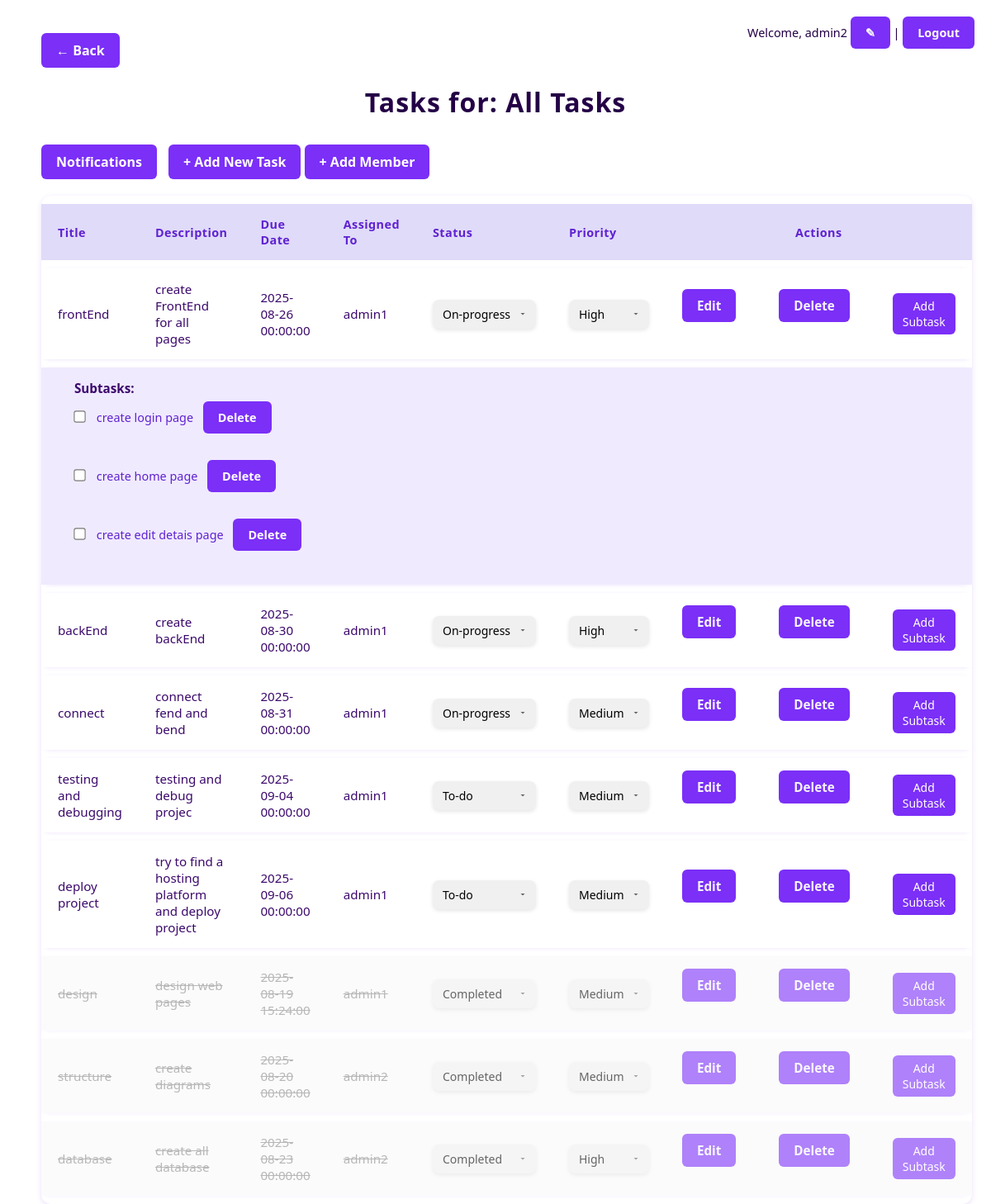
/ (signed in), run on the app's committed database.
### tables this page shows
CREATE TABLE `tasks` (
  `id` int(11) NOT NULL,
  `title` varchar(255) NOT NULL,
  `description` text DEFAULT NULL,
  `project_id` int(11) NOT NULL,
  `assigned_to` int(11) DEFAULT NULL,
  `user_id` int(11) NOT NULL,
  `status` enum('To-do','on-progress','completed') DEFAULT 'To-do',
  `priority` enum('Low','Medium','High') DEFAULT 'Medium',
  `due_date` datetime DEFAULT NULL,
  `created_at` timestamp NOT NULL DEFAULT current_timestamp(),
  `updated_at` timestamp NOT NULL DEFAULT current_timestamp() ON UPDATE current_timestamp(),
  `notified` tinyint(1) DEFAULT 0
);

CREATE TABLE `users` (
  `id` int(11) NOT NULL,
  `username` varchar(50) NOT NULL,
  `email` varchar(100) NOT NULL,
  `password` varchar(255) NOT NULL,
  `email_verified` tinyint(1) DEFAULT 0,
  `created_at` timestamp NOT NULL DEFAULT current_timestamp()
);

CREATE TABLE `subtasks` (
  `id` int(11) NOT NULL,
  `title` varchar(255) NOT NULL,
  `task_id` int(11) NOT NULL,
  `status` enum('To-do','completed') DEFAULT 'To-do',
  `created_at` timestamp NOT NULL DEFAULT current_timestamp()
);

### index.php (the view, shortened to what this page needs)
<?php
require 'db.php';
$user_id = $_SESSION['user_id'];
$project_id = isset($_GET['project_id']) ? (int) $_GET['project_id'] : 0;
$project_name = "All Tasks";
if ($project_id) {
    $sql = "SELECT t.*, u.username AS assigned_user
            FROM tasks t
            LEFT JOIN users u ON t.assigned_to = u.id
            WHERE t.project_id = $project_id
            ORDER BY CASE WHEN t.status='completed' THEN 1 ELSE 0 END, t.due_date ASC";
} else {
    $sql = "SELECT t.*, u.username AS assigned_user
            FROM tasks t
            LEFT JOIN users u ON t.assigned_to = u.id
            WHERE t.user_id = $user_id
            ORDER BY CASE WHEN t.status='completed' THEN 1 ELSE 0 END, t.due_date ASC";
}
$result = $conn->query($sql);
?>
<!DOCTYPE html>
<html>
<head>
    <link rel="stylesheet" href="style.css">
</head>
<body>
    <a href="javascript:history.back()" class="back-button">&#8592; Back</a>
    <div class="top-right">
        Welcome, <?php echo htmlspecialchars($_SESSION['username']); ?>
        <a href="edit_profile.php" title="Edit Profile">&#9998;</a> |
        <a href="logout.php">Logout</a>
    </div>
    <h1>Tasks for: <?php echo $project_name; ?></h1>
    <a href="notification.php" style="margin-right:10px;">Notifications</a>
    <a href="add_task.php?project_id=<?php echo $project_id; ?>">+ Add New Task</a>
    <a href="collab.php?project_id=<?php echo $project_id; ?>">+ Add Member</a>
    <table>
        <thead>
            <tr>
                <th>Title</th>
                <th>Description</th>
                <th>Due Date</th>
                <th>Assigned To</th>
                <th>Status</th>
                <th>Priority</th>
                <th colspan="3" style="text-align:center;">Actions</th>
            </tr>
        </thead>
        <tbody>
            <?php if ($result->num_rows === 0): ?>
                <tr>
                    <td colspan="9" style="text-align:center; padding:20px;">No tasks yet.</td>
                </tr>
            <?php else: ?>
                <?php while ($task = $result->fetch_assoc()): ?>
                    <tr class="task-row <?php echo ($task['status'] == 'completed') ? 'completed-task' : ''; ?>">
                        <td><?php echo htmlspecialchars($task['title']); ?></td>
                        <td><?php echo htmlspecialchars($task['description']); ?></td>
                        <td><?php echo htmlspecialchars($task['due_date']); ?></td>
                        <td><?php echo htmlspecialchars($task['assigned_user'] ?? 'Unassigned'); ?></td>
                        <td>
                            <select onchange="updateStatus(<?php echo $task['id']; ?>, this.value, this.closest('tr'))">
                                <option value="To-do" <?php echo ($task['status'] == 'To-do') ? 'selected' : ''; ?>>To-do</option>
                                <option value="on-progress" <?php echo ($task['status'] == 'on-progress') ? 'selected' : ''; ?>>
                                    On-progress</option>
                                <option value="completed" <?php echo ($task['status'] == 'completed') ? 'selected' : ''; ?>>
                                    Completed
                                </option>
                            </select>
                        </td>
                        <td>
                            <select onchange="updatePriority(<?php echo $task['id']; ?>, this.value)">
                                <option value="High" <?php echo ($task['priority'] == 'High') ? 'selected' : ''; ?>>High</option>
                                <option value="Medium" <?php echo ($task['priority'] == 'Medium') ? 'selected' : ''; ?>>Medium
                                </option>
                            </select>
                        </td>
                        <td><a href="edit_task.php?id=<?php echo $task['id']; ?>">Edit</a></td>
                        <td><a href="delete_task.php?id=<?php echo $task['id']; ?>"
                                onclick="return confirm('Delete this task?');">Delete</a></td>
                        <td><button class="toggleSubtaskBtn">Add Subtask</button></td>
                    </tr>
                    <?php
                    $task_id = $task['id'];
                    if ($task['status'] != 'completed') {
                        $subtask_sql = "SELECT * FROM subtasks WHERE task_id=$task_id ORDER BY created_at ASC";
                        $subtask_result = $conn->query($subtask_sql);
                        if ($subtask_result->num_rows > 0): ?>
                            <tr class="subtask-row" style="display:table-row;">
                                <td colspan="9" style="padding-left:40px; background:#f0eaff;">
                                    <strong>Subtasks:</strong>
                                    <ul>
                                        <?php while ($subtask = $subtask_result->fetch_assoc()):
                                            $checked = ($subtask['status'] == 'completed') ? "checked" : ""; ?>
                                            <li>
                                                <input type="checkbox" class="subtask-toggle"
                                                    data-subtask-id="<?php echo $subtask['id']; ?>" <?php echo $checked; ?>>
                                                <?php echo htmlspecialchars($subtask['title']); ?>
                                                <a href="delete_subtask.php?id=<?php echo $subtask['id']; ?>&task_id=<?php echo $task_id; ?>&project_id=<?php echo $project_id; ?>"
                                                    style="color:white; margin-left:8px;">Delete</a>
                                            </li>
                                        <?php endwhile; ?>
                                    </ul>
                                </td>
                            </tr>
                        <?php endif; ?>
                    <?php } ?>
                <?php endwhile; ?>
            <?php endif; ?>
        </tbody>
    </table>
</body>
</html>

### style.css (style rules this page uses)
* { box-sizing: border-box; margin: 0; padding: 0; font-family: 'Segoe UI', Tahoma, Geneva, Verdana, sans-serif; }
html, body { width: 100%; height: 100%; padding: 20px; }
h1 { text-align: center; margin-bottom: 30px; font-weight: 700; color: #240046; letter-spacing: 1px; }
a { display: inline-block; background-color: #7b2ff7; color: white; text-align: right; padding: 10px 18px; border-radius: 6px; text-decoration: none; font-weight: 600; transition: background-color 0.3s ease; margin-bottom: 20px; }
.top-right { position: absolute; top: 20px; right: 20px; font-size: 0.9rem; color: #240046; }
.top-right a { color: #fbfbfc; text-decoration: none; font-weight: 600; }
table { width: 100%; border-collapse: separate; border-spacing: 0 10px; background: white; box-shadow: 0 2px 6px rgb(123 47 247 / 0.15); border-radius: 12px; overflow: hidden; }
thead tr { background-color: #e0dbf9; text-align: left; }
thead th { padding: 15px 20px; font-weight: 700; color: #5f22d1; letter-spacing: 0.03em; font-size: 0.9rem; }
tbody tr { background-color: #fff; box-shadow: 0 1px 4px rgb(123 47 247 / 0.1); transition: transform 0.2s ease; cursor: default; border-radius: 10px; }
tbody td { padding: 15px 20px; vertical-align: middle; font-size: 0.95rem; color: #3c096c; }
tbody td a { color: #9d4edd; font-weight: 600; margin-right: 12px; transition: color 0.3s ease; color: #f5f3ff; }
ul { list-style: none; padding-left: 0; }
ul li { padding: 6px 0; font-size: 0.9rem; color: #5f22d1; }
ul li input[type="checkbox"] { margin-right: 10px; transform: scale(1.1); cursor: pointer; }
tbody select { appearance: none; -webkit-appearance: none; -moz-appearance: none; border: none; background: #f0f0f0; padding: 8px 12px; border-radius: 8px; box-shadow: 0 2px 5px rgba(0, 0, 0, 0.1); font-size: 14px; cursor: pointer; transition: all 0.2s ease; }
tbody select { background-repeat: no-repeat; background-position: right 10px center; background-size: 12px; padding-right: 30px; }
tbody select option { padding: 8px; font-size: 14px; background-color: #fff; color: #333; }
.completed-task td { text-decoration: line-through; color: #888; background-color: #f9f9f9; }
.toggleSubtaskBtn { background-color: #7b2ff7; color: white; padding: 6px 12px; border: none; border-radius: 6px; cursor: pointer; font-size: 14px; transition: background-color 0.3s ease, transform 0.2s ease; }
@media (min-width: 901px) and (max-width: 1200px) { body { padding: 20px 30px; } }
@media (min-width: 901px) and (max-width: 1200px) { table { font-size: 1rem; } }

### index.php (style rules this page uses)
.completed-task { opacity: 0.6; }

### data on the page
tasks: title "frontEnd", description "create FrontEnd for all pages", due_date "2025-08-26 00:00:00", assigned_to.username "admin1", status+id "On-progress", priority+id "High"
subtasks: title "create login page"
subtasks: title "create home page"
subtasks: title "create edit detais page"
tasks: title "backEnd", description "create backEnd", due_date "2025-08-30 00:00:00", assigned_to.username "admin1", status+id "On-progress", priority+id "High"
tasks: title "connect", description "connect fend and bend", due_date "2025-08-31 00:00:00", assigned_to.username "admin1", status+id "On-progress", priority+id "Medium"
tasks: title "testing and debugging", description "testing and debug projec", due_date "2025-09-04 00:00:00", assigned_to.username "admin1", status+id "To-do", priority+id "Medium"
tasks: title "deploy project", description "try to find a hosting platform and deploy project", due_date "2025-09-06 00:00:00", assigned_to.username "admin1", status+id "To-do", priority+id "Medium"
tasks: title "design", description "design web pages", due_date "2025-08-19 15:24:00", assigned_to.username "admin1", status+id "Completed", priority+id "Medium"
tasks: title "structure", description "create diagrams", due_date "2025-08-20 00:00:00", assigned_to.username "admin2", status+id "Completed", priority+id "Medium"
tasks: title "database", description "create all database", due_date "2025-08-23 00:00:00", assigned_to.username "admin2", status+id "Completed", priority+id "High"

### other printed values
$_SESSION['username'] "admin2"
$project_name "All Tasks"
